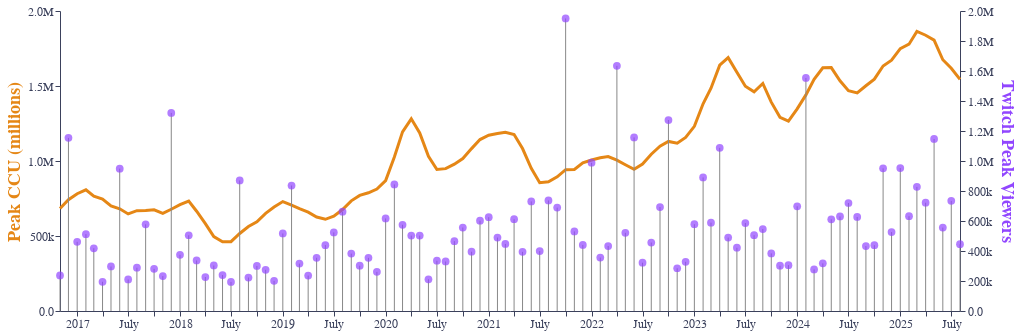

Notebook source saved alongside this figure:
### Markdown cell above
#### Lollipop Plots

### Code cell
# ----- Twitch -----
tw = twitch_cs_data.copy()
tw['twitch_viewers'] = pd.to_numeric(tw['peak viewers'], errors='coerce')
tw = tw.dropna(subset=['month', 'twitch_viewers'])

tw_base = alt.Chart(tw).encode(x=alt.X('month:T', title=None, axis=alt.Axis(grid=False)))

# Stems live here (Twitch)
tw_sticks = tw_base.mark_rule(strokeWidth=1, color='#888').encode(
    y=alt.Y('zero:Q',
            axis=alt.Axis(orient='right',
                          title='Twitch Peak Viewers',
                          titleColor='#9146FF',
                          titleFontSize=18,
                          format='.2s', tickCount=7, labelFontSize=12),
            ),
    y2=alt.Y2('twitch_viewers:Q')
).transform_calculate(zero='0')

# Dots (no axis on points; uses same scale)
tw_points = tw_base.mark_point(filled=True, size=60, color='#9146FF').encode(
    y=alt.Y('twitch_viewers:Q', axis=None),
    tooltip=[
        alt.Tooltip('month:T', title='Date'),
        alt.Tooltip('twitch_viewers:Q', title='Twitch Peak Concurrent Viewers', format=',')
    ]
)

# ----- Counter-Strike -----
START = pd.Timestamp('2016-11-01')
cs = cs_merged_data[['month', 'peak']].rename(columns={'peak': 'cs_players'}).copy()
cs = cs[cs['month'] >= START]

SMOOTH = 3
if SMOOTH > 1:
    cs['cs_players_s'] = cs['cs_players'].rolling(SMOOTH, min_periods=1, center=True).mean()
    y_cs = 'cs_players_s'
else:
    y_cs = 'cs_players'

# CS line (left axis)
cs_line = alt.Chart(cs).mark_line(strokeWidth=3, color="#E58716").encode(
    x=alt.X('month:T', axis=alt.Axis(grid=False, labelFontSize=12)),
    y=alt.Y(f'{y_cs}:Q',
            axis=alt.Axis(orient='left',
                          title='Peak CCU (millions)',
                          titleColor='#E58716',
                          format='.2s', tickCount=6, grid=False, titleFontSize=18, labelFontSize=12))
)

# ----- Layer -----
chart_twitch = \
    alt.layer(cs_line, tw_sticks, tw_points) \
        .resolve_scale(y='independent') \
        .properties(width=900, height=300) \
        .configure(
            background='white',
            padding=5
        ) \
        .configure_view(
            strokeWidth=0,
            fill='white'
        ) \
        .configure_axis(
            grid=False,
            labelColor='#3b415c',
            domainColor='#3b415c',
            tickColor='#3b415c'
        ) \
        .configure_title(color='black')

chart_twitch

### Figure 1 — Vega-Lite specification as saved in the notebook (floating-point values rounded to 4 significant figures)
{"$schema": "https://vega.github.io/schema/vega-lite/v5.20.1.json", "config": {"axis": {"domainColor": "#3b415c", "grid": false, "labelColor": "#3b415c", "tickColor": "#3b415c"}, "background": "white", "padding": 5, "title": {"color": "black"}, "view": {"continuousHeight": 300, "continuousWidth": 300, "fill": "white", "strokeWidth": 0}}, "datasets": {"data-01029290768b62e9d0e6779c012df3d7": [{"avg streams": 803, "avg viewers": 41122, "gain streams": 0, "gain viewers": 0, "hours watched": 305032336, "month": "2016-11-01T00:00:00", "peak streams": 1733, "peak viewers": 237149, "twitch_viewers": 237149}, {"avg streams": 940, "avg viewers": 97395, "gain streams": 452, "gain viewers": 917083, "hours watched": 721080946, "month": "2016-12-01T00:00:00", "peak streams": 2185, "peak viewers": 1154232, "twitch_viewers": 1154232}, {"avg streams": 1014, "avg viewers": 60177, "gain streams": -88, "gain viewers": -692895, "hours watched": 404088357, "month": "2017-01-01T00:00:00", "peak streams": 2097, "peak viewers": 461337, "twitch_viewers": 461337}, {"avg streams": 946, "avg viewers": 49606, "gain streams": 3, "gain viewers": 51119, "hours watched": 368160397, "month": "2017-02-01T00:00:00", "peak streams": 2100, "peak viewers": 512456, "twitch_viewers": 512456}, {"avg streams": 879, "avg viewers": 50868, "gain streams": -270, "gain viewers": -94180, "hours watched": 364069433, "month": "2017-03-01T00:00:00", "peak streams": 1830, "peak viewers": 418276, "twitch_viewers": 418276}, {"avg streams": 837, "avg viewers": 31841, "gain streams": -130, "gain viewers": -223337, "hours watched": 231142383, "month": "2017-04-01T00:00:00", "peak streams": 1700, "peak viewers": 194939, "twitch_viewers": 194939}, {"avg streams": 792, "avg viewers": 30421, "gain streams": -214, "gain viewers": 101836, "hours watched": 218526181, "month": "2017-05-01T00:00:00", "peak streams": 1486, "peak viewers": 296775, "twitch_viewers": 296775}, {"avg streams": 844, "avg viewers": 91482, "gain streams": 101, "gain viewers": 652300, "hours watched": 678111000, "month": "2017-06-01T00:00:00", "peak streams": 1587, "peak viewers": 949075, "twitch_viewers": 949075}, {"avg streams": 868, "avg viewers": 27226, "gain streams": 3, "gain viewers": -738899, "hours watched": 202162451, "month": "2017-07-01T00:00:00", "peak streams": 1590, "peak viewers": 210176, "twitch_viewers": 210176}, {"avg streams": 778, "avg viewers": 37946, "gain streams": -54, "gain viewers": 78397, "hours watched": 273133134, "month": "2017-08-01T00:00:00", "peak streams": 1536, "peak viewers": 288573, "twitch_viewers": 288573}, {"avg streams": 800, "avg viewers": 38311, "gain streams": 124, "gain viewers": 289305, "hours watched": 284097958, "month": "2017-09-01T00:00:00", "peak streams": 1660, "peak viewers": 577878, "twitch_viewers": 577878}, {"avg streams": 802, "avg viewers": 35858, "gain streams": -93, "gain viewers": -296736, "hours watched": 258072260, "month": "2017-10-01T00:00:00", "peak streams": 1567, "peak viewers": 281142, "twitch_viewers": 281142}, {"avg streams": 882, "avg viewers": 25279, "gain streams": 181, "gain viewers": -48504, "hours watched": 187102000, "month": "2017-11-01T00:00:00", "peak streams": 1748, "peak viewers": 232638, "twitch_viewers": 232638}, {"avg streams": 1059, "avg viewers": 93523, "gain streams": 268, "gain viewers": 1088038, "hours watched": 695153473, "month": "2017-12-01T00:00:00", "peak streams": 2016, "peak viewers": 1320676, "twitch_viewers": 1320676}, {"avg streams": 1164, "avg viewers": 55574, "gain streams": 327, "gain viewers": -945955, "hours watched": 372149237, "month": "2018-01-01T00:00:00", "peak streams": 2343, "peak viewers": 374721, "twitch_viewers": 374721}, {"avg streams": 1069, "avg viewers": 37831, "gain streams": 20, "gain viewers": 130270, "hours watched": 281139519, "month": "2018-02-01T00:00:00", "peak streams": 2363, "peak viewers": 504991, "twitch_viewers": 504991}, {"avg streams": 925, "avg viewers": 31942, "gain streams": -465, "gain viewers": -168152, "hours watched": 229147224, "month": "2018-03-01T00:00:00", "peak streams": 1898, "peak viewers": 336839, "twitch_viewers": 336839}, {"avg streams": 828, "avg viewers": 35550, "gain streams": -303, "gain viewers": -110278, "hours watched": 264160163, "month": "2018-04-01T00:00:00", "peak streams": 1595, "peak viewers": 226561, "twitch_viewers": 226561}, {"avg streams": 839, "avg viewers": 30620, "gain streams": 8, "gain viewers": 76827, "hours watched": 219463000, "month": "2018-05-01T00:00:00", "peak streams": 1603, "peak viewers": 303388, "twitch_viewers": 303388}, {"avg streams": 939, "avg viewers": 36045, "gain streams": 75, "gain viewers": -63718, "hours watched": 265161443, "month": "2018-06-01T00:00:00", "peak streams": 1678, "peak viewers": 239670, "twitch_viewers": 239670}, {"avg streams": 1027, "avg viewers": 29161, "gain streams": 194, "gain viewers": -45548, "hours watched": 217223155, "month": "2018-07-01T00:00:00", "peak streams": 1872, "peak viewers": 194122, "twitch_viewers": 194122}, {"avg streams": 983, "avg viewers": 98328, "gain streams": 90, "gain viewers": 676348, "hours watched": 707251000, "month": "2018-08-01T00:00:00", "peak streams": 1962, "peak viewers": 870470, "twitch_viewers": 870470}, {"avg streams": 973, "avg viewers": 32506, "gain streams": 12, "gain viewers": -647302, "hours watched": 241232303, "month": "2018-09-01T00:00:00", "peak streams": 1974, "peak viewers": 223168, "twitch_viewers": 223168}, {"avg streams": 1018, "avg viewers": 37720, "gain streams": 46, "gain viewers": 77405, "hours watched": 271247239, "month": "2018-10-01T00:00:00", "peak streams": 2020, "peak viewers": 300573, "twitch_viewers": 300573}, {"avg streams": 1182, "avg viewers": 34386, "gain streams": 1176, "gain viewers": -25715, "hours watched": 255358224, "month": "2018-11-01T00:00:00", "peak streams": 3196, "peak viewers": 274858, "twitch_viewers": 274858}, {"avg streams": 1423, "avg viewers": 41428, "gain streams": -246, "gain viewers": -73824, "hours watched": 307693598, "month": "2018-12-01T00:00:00", "peak streams": 2950, "peak viewers": 201034, "twitch_viewers": 201034}, {"avg streams": 1119, "avg viewers": 70550, "gain streams": -345, "gain viewers": 315753, "hours watched": 474446299, "month": "2019-01-01T00:00:00", "peak streams": 2605, "peak viewers": 516787, "twitch_viewers": 516787}, {"avg streams": 1238, "avg viewers": 47799, "gain streams": -75, "gain viewers": 319790, "hours watched": 355535000, "month": "2019-02-01T00:00:00", "peak streams": 2530, "peak viewers": 836577, "twitch_viewers": 836577}, {"avg streams": 1182, "avg viewers": 42814, "gain streams": -203, "gain viewers": -520536, "hours watched": 308423694, "month": "2019-03-01T00:00:00", "peak streams": 2327, "peak viewers": 316041, "twitch_viewers": 316041}, {"avg streams": 1163, "avg viewers": 40003, "gain streams": -18, "gain viewers": -79719, "hours watched": 297409000, "month": "2019-04-01T00:00:00", "peak streams": 2309, "peak viewers": 236322, "twitch_viewers": 236322}, {"avg streams": 1177, "avg viewers": 42055, "gain streams": -202, "gain viewers": 118587, "hours watched": 302609000, "month": "2019-05-01T00:00:00", "peak streams": 2107, "peak viewers": 354909, "twitch_viewers": 354909}, {"avg streams": 1237, "avg viewers": 54848, "gain streams": 147, "gain viewers": 84216, "hours watched": 407793888, "month": "2019-06-01T00:00:00", "peak streams": 2254, "peak viewers": 439125, "twitch_viewers": 439125}, {"avg streams": 1321, "avg viewers": 62101, "gain streams": 39, "gain viewers": 84831, "hours watched": 461604445, "month": "2019-07-01T00:00:00", "peak streams": 2293, "peak viewers": 523956, "twitch_viewers": 523956}, {"avg streams": 1279, "avg viewers": 63866, "gain streams": 164, "gain viewers": 137766, "hours watched": 459461365, "month": "2019-08-01T00:00:00", "peak streams": 2457, "peak viewers": 661722, "twitch_viewers": 661722}, {"avg streams": 1265, "avg viewers": 60422, "gain streams": 136, "gain viewers": -278952, "hours watched": 432481355, "month": "2019-09-01T00:00:00", "peak streams": 2593, "peak viewers": 382770, "twitch_viewers": 382770}, {"avg streams": 1249, "avg viewers": 49606, "gain streams": -62, "gain viewers": -80541, "hours watched": 345678558, "month": "2019-10-01T00:00:00", "peak streams": 2531, "peak viewers": 302229, "twitch_viewers": 302229}, {"avg streams": 1326, "avg viewers": 54580, "gain streams": 186, "gain viewers": 52444, "hours watched": 404149575, "month": "2019-11-01T00:00:00", "peak streams": 2717, "peak viewers": 354673, "twitch_viewers": 354673}, {"avg streams": 1650, "avg viewers": 45680, "gain streams": 706, "gain viewers": -93543, "hours watched": 339123000, "month": "2019-12-01T00:00:00", "peak streams": 3423, "peak viewers": 261130, "twitch_viewers": 261130}, {"avg streams": 1645, "avg viewers": 71759, "gain streams": -165, "gain viewers": 356013, "hours watched": 498867458, "month": "2020-01-01T00:00:00", "peak streams": 3258, "peak viewers": 617143, "twitch_viewers": 617143}, {"avg streams": 2046, "avg viewers": 90151, "gain streams": 1480, "gain viewers": 226788, "hours watched": 668118474, "month": "2020-02-01T00:00:00", "peak streams": 4738, "peak viewers": 843931, "twitch_viewers": 843931}, {"avg streams": 2772, "avg viewers": 120873, "gain streams": 885, "gain viewers": -269046, "hours watched": 864159510, "month": "2020-03-01T00:00:00", "peak streams": 5623, "peak viewers": 574885, "twitch_viewers": 574885}, {"avg streams": 2419, "avg viewers": 103850, "gain streams": -725, "gain viewers": -72248, "hours watched": 767338000, "month": "2020-04-01T00:00:00", "peak streams": 4898, "peak viewers": 502637, "twitch_viewers": 502637}, {"avg streams": 1967, "avg viewers": 105753, "gain streams": -655, "gain viewers": 127, "hours watched": 758168000, "month": "2020-05-01T00:00:00", "peak streams": 4243, "peak viewers": 502764, "twitch_viewers": 502764}, {"avg streams": 1616, "avg viewers": 56694, "gain streams": -1130, "gain viewers": -291733, "hours watched": 419300000, "month": "2020-06-01T00:00:00", "peak streams": 3113, "peak viewers": 211031, "twitch_viewers": 211031}, {"avg streams": 1456, "avg viewers": 65019, "gain streams": -520, "gain viewers": 123996, "hours watched": 481209000, "month": "2020-07-01T00:00:00", "peak streams": 2593, "peak viewers": 335027, "twitch_viewers": 335027}, {"avg streams": 1447, "avg viewers": 74610, "gain streams": 92, "gain viewers": -4938, "hours watched": 535172570, "month": "2020-08-01T00:00:00", "peak streams": 2685, "peak viewers": 330089, "twitch_viewers": 330089}, {"avg streams": 1557, "avg viewers": 78858, "gain streams": 361, "gain viewers": 135584, "hours watched": 585133314, "month": "2020-09-01T00:00:00", "peak streams": 3046, "peak viewers": 465673, "twitch_viewers": 465673}, {"avg streams": 1834, "avg viewers": 84747, "gain streams": 571, "gain viewers": 90873, "hours watched": 608149698, "month": "2020-10-01T00:00:00", "peak streams": 3617, "peak viewers": 556546, "twitch_viewers": 556546}, {"avg streams": 1948, "avg viewers": 81674, "gain streams": 410, "gain viewers": -161178, "hours watched": 605147522, "month": "2020-11-01T00:00:00", "peak streams": 4027, "peak viewers": 395368, "twitch_viewers": 395368}, {"avg streams": 2277, "avg viewers": 82147, "gain streams": 640, "gain viewers": 206787, "hours watched": 609175754, "month": "2020-12-01T00:00:00", "peak streams": 4667, "peak viewers": 602155, "twitch_viewers": 602155}, {"avg streams": 2273, "avg viewers": 100807, "gain streams": -117, "gain viewers": 23332, "hours watched": 675180765, "month": "2021-01-01T00:00:00", "peak streams": 4550, "peak viewers": 625487, "twitch_viewers": 625487}, {"avg streams": 2216, "avg viewers": 97397, "gain streams": -70, "gain viewers": -135661, "hours watched": 723123602, "month": "2021-02-01T00:00:00", "peak streams": 4480, "peak viewers": 489826, "twitch_viewers": 489826}, {"avg streams": 2065, "avg viewers": 97486, "gain streams": -208, "gain viewers": -42571, "hours watched": 700153623, "month": "2021-03-01T00:00:00", "peak streams": 4272, "peak viewers": 447255, "twitch_viewers": 447255}, {"avg streams": 1883, "avg viewers": 102192, "gain streams": -587, "gain viewers": 164438, "hours watched": 756406604, "month": "2021-04-01T00:00:00", "peak streams": 3685, "peak viewers": 611693, "twitch_viewers": 611693}, {"avg streams": 1643, "avg viewers": 77505, "gain streams": -618, "gain viewers": -217194, "hours watched": 554393000, "month": "2021-05-01T00:00:00", "peak streams": 3067, "peak viewers": 394499, "twitch_viewers": 394499}, {"avg streams": 1520, "avg viewers": 78911, "gain streams": -491, "gain viewers": 335954, "hours watched": 586160000, "month": "2021-06-01T00:00:00", "peak streams": 2576, "peak viewers": 730453, "twitch_viewers": 730453}, {"avg streams": 1503, "avg viewers": 67173, "gain streams": 30, "gain viewers": -330816, "hours watched": 498136452, "month": "2021-07-01T00:00:00", "peak streams": 2606, "peak viewers": 399637, "twitch_viewers": 399637}, {"avg streams": 1422, "avg viewers": 85593, "gain streams": 280, "gain viewers": 337292, "hours watched": 615120000, "month": "2021-08-01T00:00:00", "peak streams": 2886, "peak viewers": 736929, "twitch_viewers": 736929}, {"avg streams": 1307, "avg viewers": 94510, "gain streams": -261, "gain viewers": -47574, "hours watched": 702959449, "month": "2021-09-01T00:00:00", "peak streams": 2625, "peak viewers": 689355, "twitch_viewers": 689355}, {"avg streams": 1347, "avg viewers": 111172, "gain streams": 40, "gain viewers": 1261087, "hours watched": 799103558, "month": "2021-10-01T00:00:00", "peak streams": 2665, "peak viewers": 1950442, "twitch_viewers": 1950442}, {"avg streams": 1252, "avg viewers": 61286, "gain streams": -124, "gain viewers": -1419673, "hours watched": 455102784, "month": "2021-11-01T00:00:00", "peak streams": 2541, "peak viewers": 530769, "twitch_viewers": 530769}, {"avg streams": 1494, "avg viewers": 54040, "gain streams": 408, "gain viewers": -90280, "hours watched": 400132000, "month": "2021-12-01T00:00:00", "peak streams": 2949, "peak viewers": 440489, "twitch_viewers": 440489}, {"avg streams": 1413, "avg viewers": 100599, "gain streams": -155, "gain viewers": 547960, "hours watched": 668105588, "month": "2022-01-01T00:00:00", "peak streams": 2794, "peak viewers": 988449, "twitch_viewers": 988449}, {"avg streams": 1174, "avg viewers": 75433, "gain streams": -450, "gain viewers": -631992, "hours watched": 549780000, "month": "2022-02-01T00:00:00", "peak streams": 2344, "peak viewers": 356457, "twitch_viewers": 356457}, {"avg streams": 1116, "avg viewers": 81941, "gain streams": -129, "gain viewers": 76738, "hours watched": 588685868, "month": "2022-03-01T00:00:00", "peak streams": 2215, "peak viewers": 433195, "twitch_viewers": 433195}, {"avg streams": 1135, "avg viewers": 126020, "gain streams": -23, "gain viewers": 1201410, "hours watched": 932589000, "month": "2022-04-01T00:00:00", "peak streams": 2192, "peak viewers": 1634605, "twitch_viewers": 1634605}, {"avg streams": 1165, "avg viewers": 78428, "gain streams": -22, "gain viewers": -1113397, "hours watched": 563791485, "month": "2022-05-01T00:00:00", "peak streams": 2170, "peak viewers": 521208, "twitch_viewers": 521208}, {"avg streams": 1148, "avg viewers": 68442, "gain streams": -110, "gain viewers": 636075, "hours watched": 500791318, "month": "2022-06-01T00:00:00", "peak streams": 2060, "peak viewers": 1157283, "twitch_viewers": 1157283}, {"avg streams": 1175, "avg viewers": 57186, "gain streams": 133, "gain viewers": -835196, "hours watched": 424127000, "month": "2022-07-01T00:00:00", "peak streams": 2193, "peak viewers": 322087, "twitch_viewers": 322087}, {"avg streams": 1096, "avg viewers": 80861, "gain streams": -63, "gain viewers": 134390, "hours watched": 574179228, "month": "2022-08-01T00:00:00", "peak streams": 2130, "peak viewers": 456477, "twitch_viewers": 456477}, {"avg streams": 994, "avg viewers": 73816, "gain streams": -157, "gain viewers": 236785, "hours watched": 514899411, "month": "2022-09-01T00:00:00", "peak streams": 1973, "peak viewers": 693262, "twitch_viewers": 693262}, {"avg streams": 924, "avg viewers": 121325, "gain streams": 11, "gain viewers": 579810, "hours watched": 872880280, "month": "2022-10-01T00:00:00", "peak streams": 1984, "peak viewers": 1273072, "twitch_viewers": 1273072}, {"avg streams": 903, "avg viewers": 41945, "gain streams": -196, "gain viewers": -988081, "hours watched": 311955329, "month": "2022-11-01T00:00:00", "peak streams": 1788, "peak viewers": 284991, "twitch_viewers": 284991}, {"avg streams": 1111, "avg viewers": 52468, "gain streams": 455, "gain viewers": 43166, "hours watched": 386108253, "month": "2022-12-01T00:00:00", "peak streams": 2243, "peak viewers": 328157, "twitch_viewers": 328157}, {"avg streams": 1190, "avg viewers": 82176, "gain streams": 42, "gain viewers": 250266, "hours watched": 545875319, "month": "2023-01-01T00:00:00", "peak streams": 2285, "peak viewers": 578423, "twitch_viewers": 578423}, {"avg streams": 1354, "avg viewers": 89073, "gain streams": 713, "gain viewers": 312089, "hours watched": 655103412, "month": "2023-02-01T00:00:00", "peak streams": 2998, "peak viewers": 890512, "twitch_viewers": 890512}, {"avg streams": 1594, "avg viewers": 112765, "gain streams": 90, "gain viewers": -301391, "hours watched": 808109536, "month": "2023-03-01T00:00:00", "peak streams": 3088, "peak viewers": 589121, "twitch_viewers": 589121}, {"avg streams": 1458, "avg viewers": 118738, "gain streams": -274, "gain viewers": 498430, "hours watched": 880109530, "month": "2023-04-01T00:00:00", "peak streams": 2814, "peak viewers": 1087551, "twitch_viewers": 1087551}, {"avg streams": 1346, "avg viewers": 62865, "gain streams": -324, "gain viewers": -597939, "hours watched": 446527569, "month": "2023-05-01T00:00:00", "peak streams": 2490, "peak viewers": 489612, "twitch_viewers": 489612}, {"avg streams": 1350, "avg viewers": 81222, "gain streams": -111, "gain viewers": -67930, "hours watched": 599125000, "month": "2023-06-01T00:00:00", "peak streams": 2379, "peak viewers": 421682, "twitch_viewers": 421682}, {"avg streams": 1303, "avg viewers": 85021, "gain streams": 17, "gain viewers": 164866, "hours watched": 628891000, "month": "2023-07-01T00:00:00", "peak streams": 2396, "peak viewers": 586548, "twitch_viewers": 586548}, {"avg streams": 975, "avg viewers": 62757, "gain streams": 2160, "gain viewers": -80962, "hours watched": 449625340, "month": "2023-08-01T00:00:00", "peak streams": 4556, "peak viewers": 505586, "twitch_viewers": 505586}, {"avg streams": 1773, "avg viewers": 86787, "gain streams": -727, "gain viewers": 40863, "hours watched": 641661584, "month": "2023-09-01T00:00:00", "peak streams": 3829, "peak viewers": 546449, "twitch_viewers": 546449}, {"avg streams": 1267, "avg viewers": 61178, "gain streams": -1367, "gain viewers": -162486, "hours watched": 438961481, "month": "2023-10-01T00:00:00", "peak streams": 2462, "peak viewers": 383963, "twitch_viewers": 383963}, {"avg streams": 1109, "avg viewers": 50150, "gain streams": -129, "gain viewers": -81853, "hours watched": 370819000, "month": "2023-11-01T00:00:00", "peak streams": 2333, "peak viewers": 302110, "twitch_viewers": 302110}, {"avg streams": 1261, "avg viewers": 71072, "gain streams": 170, "gain viewers": 3711, "hours watched": 515967301, "month": "2023-12-01T00:00:00", "peak streams": 2503, "peak viewers": 305821, "twitch_viewers": 305821}, {"avg streams": 1371, "avg viewers": 95200, "gain streams": 639, "gain viewers": 392228, "hours watched": 661793416, "month": "2024-01-01T00:00:00", "peak streams": 3142, "peak viewers": 698049, "twitch_viewers": 698049}, {"avg streams": 1370, "avg viewers": 122486, "gain streams": -342, "gain viewers": 855701, "hours watched": 908142000, "month": "2024-02-01T00:00:00", "peak streams": 2800, "peak viewers": 1553750, "twitch_viewers": 1553750}, {"avg streams": 1291, "avg viewers": 76746, "gain streams": -158, "gain viewers": -1276742, "hours watched": 549666687, "month": "2024-03-01T00:00:00", "peak streams": 2642, "peak viewers": 277008, "twitch_viewers": 277008}, {"avg streams": 1167, "avg viewers": 75568, "gain streams": -206, "gain viewers": 40530, "hours watched": 561792000, "month": "2024-04-01T00:00:00", "peak streams": 2436, "peak viewers": 317538, "twitch_viewers": 317538}, {"avg streams": 1072, "avg viewers": 61497, "gain streams": -421, "gain viewers": 293415, "hours watched": 439333734, "month": "2024-05-01T00:00:00", "peak streams": 2015, "peak viewers": 610953, "twitch_viewers": 610953}, {"avg streams": 1065, "avg viewers": 55901, "gain streams": 30, "gain viewers": 19492, "hours watched": 414134000, "month": "2024-06-01T00:00:00", "peak streams": 2045, "peak viewers": 630445, "twitch_viewers": 630445}, {"avg streams": 1166, "avg viewers": 83456, "gain streams": 152, "gain viewers": 89551, "hours watched": 609697000, "month": "2024-07-01T00:00:00", "peak streams": 2197, "peak viewers": 719996, "twitch_viewers": 719996}, {"avg streams": 1156, "avg viewers": 78604, "gain streams": 55, "gain viewers": -93094, "hours watched": 559775177, "month": "2024-08-01T00:00:00", "peak streams": 2252, "peak viewers": 626902, "twitch_viewers": 626902}, {"avg streams": 1230, "avg viewers": 63932, "gain streams": 276, "gain viewers": -194055, "hours watched": 467633319, "month": "2024-09-01T00:00:00", "peak streams": 2528, "peak viewers": 432847, "twitch_viewers": 432847}, {"avg streams": 1254, "avg viewers": 67250, "gain streams": -61, "gain viewers": 5768, "hours watched": 482863640, "month": "2024-10-01T00:00:00", "peak streams": 2467, "peak viewers": 438615, "twitch_viewers": 438615}, {"avg streams": 1296, "avg viewers": 73597, "gain streams": 46, "gain viewers": 512501, "hours watched": 547003000, "month": "2024-11-01T00:00:00", "peak streams": 2513, "peak viewers": 951116, "twitch_viewers": 951116}, {"avg streams": 1714, "avg viewers": 80586, "gain streams": 1157, "gain viewers": -425178, "hours watched": 595945000, "month": "2024-12-01T00:00:00", "peak streams": 3670, "peak viewers": 525938, "twitch_viewers": 525938}, {"avg streams": 1877, "avg viewers": 103137, "gain streams": 46, "gain viewers": 426992, "hours watched": 689849646, "month": "2025-01-01T00:00:00", "peak streams": 3716, "peak viewers": 952930, "twitch_viewers": 952930}, {"avg streams": 1769, "avg viewers": 107709, "gain streams": 70, "gain viewers": -320940, "hours watched": 797808149, "month": "2025-02-01T00:00:00", "peak streams": 3786, "peak viewers": 631990, "twitch_viewers": 631990}, {"avg streams": 1681, "avg viewers": 87188, "gain streams": -262, "gain viewers": 195736, "hours watched": 627951317, "month": "2025-03-01T00:00:00", "peak streams": 3524, "peak viewers": 827726, "twitch_viewers": 827726}, {"avg streams": 1601, "avg viewers": 99822, "gain streams": -252, "gain viewers": -105695, "hours watched": 741902172, "month": "2025-04-01T00:00:00", "peak streams": 3272, "peak viewers": 722031, "twitch_viewers": 722031}, {"avg streams": 1481, "avg viewers": 117782, "gain streams": -219, "gain viewers": 424796, "hours watched": 848466647, "month": "2025-05-01T00:00:00", "peak streams": 3053, "peak viewers": 1146827, "twitch_viewers": 1146827}, {"avg streams": 1519, "avg viewers": 86343, "gain streams": -55, "gain viewers": -590801, "hours watched": 642565317, "month": "2025-06-01T00:00:00", "peak streams": 2998, "peak viewers": 556026, "twitch_viewers": 556026}, {"avg streams": 1558, "avg viewers": 91794, "gain streams": 46, "gain viewers": 178269, "hours watched": 682532909, "month": "2025-07-01T00:00:00", "peak streams": 3044, "peak viewers": 734295, "twitch_viewers": 734295}, {"avg streams": 1447, "avg viewers": 64286, "gain streams": -92, "gain viewers": -289081, "hours watched": 154211193, "month": "2025-08-01T00:00:00", "peak streams": 2952, "peak viewers": 445214, "twitch_viewers": 445214}], "data-a443fdd896fc54816ddc830abb8f5195": [{"cs_players": 664428, "cs_players_s": 683327, "month": "2016-11-01T00:00:00"}, {"cs_players": 702226, "cs_players_s": 741557, "month": "2016-12-01T00:00:00"}, {"cs_players": 858017, "cs_players_s": 781862, "month": "2017-01-01T00:00:00"}, {"cs_players": 785343, "cs_players_s": 808100.0, "month": "2017-02-01T00:00:00"}, {"cs_players": 780831, "cs_players_s": 764900.0, "month": "2017-03-01T00:00:00"}, {"cs_players": 728537, "cs_players_s": 746200.0, "month": "2017-04-01T00:00:00"}, {"cs_players": 729279, "cs_players_s": 700804, "month": "2017-05-01T00:00:00"}, {"cs_players": 644596, "cs_players_s": 681412, "month": "2017-06-01T00:00:00"}, {"cs_players": 670361, "cs_players_s": 647000.0, "month": "2017-07-01T00:00:00"}, {"cs_players": 626044, "cs_players_s": 668600.0, "month": "2017-08-01T00:00:00"}, {"cs_players": 709468, "cs_players_s": 670100.0, "month": "2017-09-01T00:00:00"}, {"cs_players": 674835, "cs_players_s": 674200.0, "month": "2017-10-01T00:00:00"}, {"cs_players": 638295, "cs_players_s": 650552, "month": "2017-11-01T00:00:00"}, {"cs_players": 638526, "cs_players_s": 678500.0, "month": "2017-12-01T00:00:00"}, {"cs_players": 758776, "cs_players_s": 708700.0, "month": "2018-01-01T00:00:00"}, {"cs_players": 728848, "cs_players_s": 732800.0, "month": "2018-02-01T00:00:00"}, {"cs_players": 710912, "cs_players_s": 665300.0, "month": "2018-03-01T00:00:00"}, {"cs_players": 556019, "cs_players_s": 582800.0, "month": "2018-04-01T00:00:00"}, {"cs_players": 481392, "cs_players_s": 495600.0, "month": "2018-05-01T00:00:00"}, {"cs_players": 449409, "cs_players_s": 462159, "month": "2018-06-01T00:00:00"}, {"cs_players": 455676, "cs_players_s": 462277, "month": "2018-07-01T00:00:00"}, {"cs_players": 481746, "cs_players_s": 516800.0, "month": "2018-08-01T00:00:00"}, {"cs_players": 612880, "cs_players_s": 562913, "month": "2018-09-01T00:00:00"}, {"cs_players": 594113, "cs_players_s": 594427, "month": "2018-10-01T00:00:00"}, {"cs_players": 576288, "cs_players_s": 650600.0, "month": "2018-11-01T00:00:00"}, {"cs_players": 781335, "cs_players_s": 692626, "month": "2018-12-01T00:00:00"}, {"cs_players": 720255, "cs_players_s": 729431, "month": "2019-01-01T00:00:00"}, {"cs_players": 686703, "cs_players_s": 706231, "month": "2019-02-01T00:00:00"}, {"cs_players": 711735, "cs_players_s": 682100.0, "month": "2019-03-01T00:00:00"}, {"cs_players": 647906, "cs_players_s": 658900.0, "month": "2019-04-01T00:00:00"}, {"cs_players": 616941, "cs_players_s": 626500.0, "month": "2019-05-01T00:00:00"}, {"cs_players": 614513, "cs_players_s": 611420, "month": "2019-06-01T00:00:00"}, {"cs_players": 602806, "cs_players_s": 632737, "month": "2019-07-01T00:00:00"}, {"cs_players": 680892, "cs_players_s": 676400.0, "month": "2019-08-01T00:00:00"}, {"cs_players": 745425, "cs_players_s": 734356, "month": "2019-09-01T00:00:00"}, {"cs_players": 776751, "cs_players_s": 770500.0, "month": "2019-10-01T00:00:00"}, {"cs_players": 789463, "cs_players_s": 788326, "month": "2019-11-01T00:00:00"}, {"cs_players": 798764, "cs_players_s": 812900.0, "month": "2019-12-01T00:00:00"}, {"cs_players": 850328, "cs_players_s": 869400.0, "month": "2020-01-01T00:00:00"}, {"cs_players": 959235, "cs_players_s": 1026479, "month": "2020-02-01T00:00:00"}, {"cs_players": 1269874, "cs_players_s": 1194000.0, "month": "2020-03-01T00:00:00"}, {"cs_players": 1354060, "cs_players_s": 1281000.0, "month": "2020-04-01T00:00:00"}, {"cs_players": 1220085, "cs_players_s": 1187000.0, "month": "2020-05-01T00:00:00"}, {"cs_players": 986980, "cs_players_s": 1032000.0, "month": "2020-06-01T00:00:00"}, {"cs_players": 887871, "cs_players_s": 943600.0, "month": "2020-07-01T00:00:00"}, {"cs_players": 955869, "cs_players_s": 949165, "month": "2020-08-01T00:00:00"}, {"cs_players": 1003755, "cs_players_s": 978900.0, "month": "2020-09-01T00:00:00"}, {"cs_players": 977120, "cs_players_s": 1017000.0, "month": "2020-10-01T00:00:00"}, {"cs_players": 1069121, "cs_players_s": 1083000.0, "month": "2020-11-01T00:00:00"}, {"cs_players": 1201522, "cs_players_s": 1143000.0, "month": "2020-12-01T00:00:00"}, {"cs_players": 1158553, "cs_players_s": 1172000.0, "month": "2021-01-01T00:00:00"}, {"cs_players": 1156160, "cs_players_s": 1183000.0, "month": "2021-02-01T00:00:00"}, {"cs_players": 1234187, "cs_players_s": 1191000.0, "month": "2021-03-01T00:00:00"}, {"cs_players": 1182193, "cs_players_s": 1176829, "month": "2021-04-01T00:00:00"}, {"cs_players": 1114107, "cs_players_s": 1083000.0, "month": "2021-05-01T00:00:00"}, {"cs_players": 953085, "cs_players_s": 951800.0, "month": "2021-06-01T00:00:00"}, {"cs_players": 788128, "cs_players_s": 855131, "month": "2021-07-01T00:00:00"}, {"cs_players": 824180, "cs_players_s": 861032, "month": "2021-08-01T00:00:00"}, {"cs_players": 970788, "cs_players_s": 894400.0, "month": "2021-09-01T00:00:00"}, {"cs_players": 888099, "cs_players_s": 942145, "month": "2021-10-01T00:00:00"}, {"cs_players": 967548, "cs_players_s": 943400.0, "month": "2021-11-01T00:00:00"}, {"cs_players": 974624, "cs_players_s": 987324, "month": "2021-12-01T00:00:00"}, {"cs_players": 1019800, "cs_players_s": 1006827, "month": "2022-01-01T00:00:00"}, {"cs_players": 1026057, "cs_players_s": 1021868, "month": "2022-02-01T00:00:00"}, {"cs_players": 1019747, "cs_players_s": 1029000.0, "month": "2022-03-01T00:00:00"}, {"cs_players": 1042536, "cs_players_s": 1006000.0, "month": "2022-04-01T00:00:00"}, {"cs_players": 954908, "cs_players_s": 975300.0, "month": "2022-05-01T00:00:00"}, {"cs_players": 928566, "cs_players_s": 944623, "month": "2022-06-01T00:00:00"}, {"cs_players": 950395, "cs_players_s": 979900.0, "month": "2022-07-01T00:00:00"}, {"cs_players": 1060765, "cs_players_s": 1045117, "month": "2022-08-01T00:00:00"}, {"cs_players": 1124191, "cs_players_s": 1099000.0, "month": "2022-09-01T00:00:00"}, {"cs_players": 1110627, "cs_players_s": 1130348, "month": "2022-10-01T00:00:00"}, {"cs_players": 1156226, "cs_players_s": 1119000.0, "month": "2022-11-01T00:00:00"}, {"cs_players": 1090343, "cs_players_s": 1157000.0, "month": "2022-12-01T00:00:00"}, {"cs_players": 1224207, "cs_players_s": 1230959, "month": "2023-01-01T00:00:00"}, {"cs_players": 1378327, "cs_players_s": 1382000.0, "month": "2023-02-01T00:00:00"}, {"cs_players": 1542231, "cs_players_s": 1486000.0, "month": "2023-03-01T00:00:00"}, {"cs_players": 1536102, "cs_players_s": 1638743, "month": "2023-04-01T00:00:00"}, {"cs_players": 1837896, "cs_players_s": 1689000.0, "month": "2023-05-01T00:00:00"}, {"cs_players": 1692482, "cs_players_s": 1592000.0, "month": "2023-06-01T00:00:00"}, {"cs_players": 1245840, "cs_players_s": 1498000.0, "month": "2023-07-01T00:00:00"}, {"cs_players": 1557039, "cs_players_s": 1461012, "month": "2023-08-01T00:00:00"}, {"cs_players": 1580157, "cs_players_s": 1517000.0, "month": "2023-09-01T00:00:00"}, {"cs_players": 1412825, "cs_players_s": 1393000.0, "month": "2023-10-01T00:00:00"}, {"cs_players": 1184525, "cs_players_s": 1291000.0, "month": "2023-11-01T00:00:00"}, {"cs_players": 1276429, "cs_players_s": 1265000.0, "month": "2023-12-01T00:00:00"}, {"cs_players": 1334752, "cs_players_s": 1348000.0, "month": "2024-01-01T00:00:00"}, {"cs_players": 1431938, "cs_players_s": 1441000.0, "month": "2024-02-01T00:00:00"}, {"cs_players": 1555064, "cs_players_s": 1544993, "month": "2024-03-01T00:00:00"}, {"cs_players": 1647977, "cs_players_s": 1621533, "month": "2024-04-01T00:00:00"}, {"cs_players": 1661558, "cs_players_s": 1623000.0, "month": "2024-05-01T00:00:00"}, {"cs_players": 1558198, "cs_players_s": 1535000.0, "month": "2024-06-01T00:00:00"}, {"cs_players": 1385446, "cs_players_s": 1468000.0, "month": "2024-07-01T00:00:00"}, {"cs_players": 1461132, "cs_players_s": 1454000.0, "month": "2024-08-01T00:00:00"}, {"cs_players": 1515033, "cs_players_s": 1501839, "month": "2024-09-01T00:00:00"}, {"cs_players": 1529352, "cs_players_s": 1546037, "month": "2024-10-01T00:00:00"}, {"cs_players": 1593726, "cs_players_s": 1633469, "month": "2024-11-01T00:00:00"}, {"cs_players": 1777329, "cs_players_s": 1672000.0, "month": "2024-12-01T00:00:00"}, {"cs_players": 1643797, "cs_players_s": 1750000.0, "month": "2025-01-01T00:00:00"}, {"cs_players": 1827625, "cs_players_s": 1779000.0, "month": "2025-02-01T00:00:00"}, {"cs_players": 1864428, "cs_players_s": 1863526, "month": "2025-03-01T00:00:00"}, {"cs_players": 1898525, "cs_players_s": 1838000.0, "month": "2025-04-01T00:00:00"}, {"cs_players": 1752347, "cs_players_s": 1806000.0, "month": "2025-05-01T00:00:00"}, {"cs_players": 1766572, "cs_players_s": 1674982, "month": "2025-06-01T00:00:00"}, {"cs_players": 1506027, "cs_players_s": 1618051, "month": "2025-07-01T00:00:00"}, {"cs_players": 1581554, "cs_players_s": 1544000.0, "month": "2025-08-01T00:00:00"}]}, "height": 300, "layer": [{"data": {"name": "data-a443fdd896fc54816ddc830abb8f5195"}, "encoding": {"x": {"axis": {"grid": false, "labelFontSize": 12}, "field": "month", "type": "temporal"}, "y": {"axis": {"format": ".2s", "grid": false, "labelFontSize": 12, "orient": "left", "tickCount": 6, "title": "Peak CCU (millions)", "titleColor": "#E58716", "titleFontSize": 18}, "field": "cs_players_s", "type": "quantitative"}}, "mark": {"color": "#E58716", "strokeWidth": 3, "type": "line"}}, {"data": {"name": "data-01029290768b62e9d0e6779c012df3d7"}, "encoding": {"x": {"axis": {"grid": false}, "field": "month", "title": null, "type": "temporal"}, "y": {"axis": {"format": ".2s", "labelFontSize": 12, "orient": "right", "tickCount": 7, "title": "Twitch Peak Viewers", "titleColor": "#9146FF", "titleFontSize": 18}, "field": "zero", "type": "quantitative"}, "y2": {"field": "twitch_viewers"}}, "mark": {"color": "#888", "strokeWidth": 1, "type": "rule"}, "transform": [{"as": "zero", "calculate": "0"}]}, {"data": {"name": "data-01029290768b62e9d0e6779c012df3d7"}, "encoding": {"tooltip": [{"field": "month", "title": "Date", "type": "temporal"}, {"field": "twitch_viewers", "format": ",", "title": "Twitch Peak Concurrent Viewers", "type": "quantitative"}], "x": {"axis": {"grid": false}, "field": "month", "title": null, "type": "temporal"}, "y": {"axis": null, "field": "twitch_viewers", "type": "quantitative"}}, "mark": {"color": "#9146FF", "filled": true, "size": 60, "type": "point"}}], "resolve": {"scale": {"y": "independent"}}, "width": 900}
